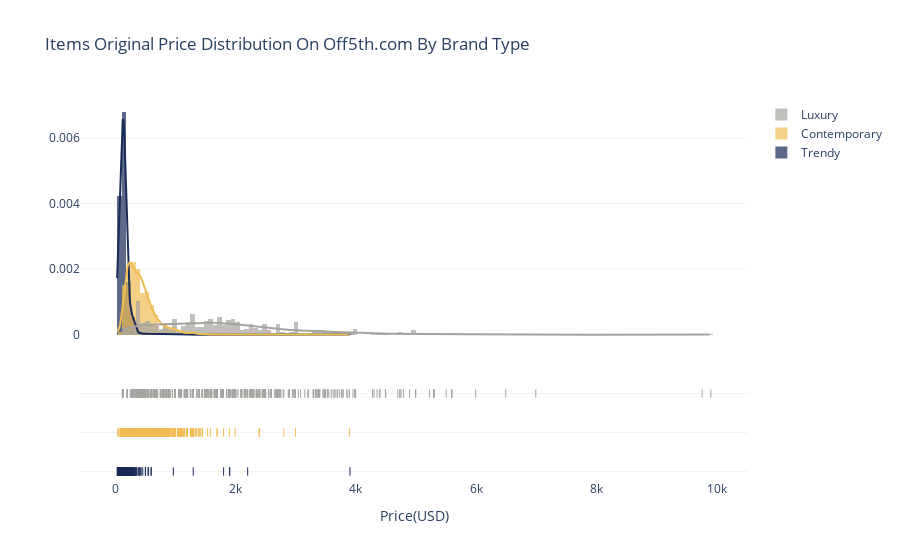

Notebook code for this chart:
### Code cell
import plotly.figure_factory as ff

contemporary = off5th_full.loc[off5th_full['brand_positioning']=='Contemporary']['original_price']
trendy = off5th_full.loc[off5th_full['brand_positioning']=='Trendy']['original_price']
luxury = off5th_full.loc[off5th_full['brand_positioning']=='Luxury']['original_price']

hist_data = [trendy, contemporary, luxury]
group_labels = ['Trendy', 'Contemporary', 'Luxury']
colors = ['rgb(25, 43, 87)', 'rgb(240, 188, 84)', 'rgb(166, 164, 161)']

fig = ff.create_distplot(hist_data, group_labels, bin_size=75, colors= colors)
fig.update_layout(title_text='Items Original Price Distribution On Off5th.com By Brand Type',plot_bgcolor='rgb(256, 256, 256)')
fig.update_xaxes(title_text = "Price(USD)")
fig.update_yaxes(showgrid=True, gridwidth=0.5, gridcolor='rgb(230, 230, 230)')

fig.show()

### Figure 1 — Plotly figure (JSON) as saved in the notebook; plotly's stock layout.template omitted (floating-point values rounded to 4 significant figures; data arrays with more than 128 entries replaced by an {"elided": "..."} marker saying what was removed)
{"data": [{"autobinx": false, "histnorm": "probability density", "legendgroup": "Trendy", "marker": {"color": "rgb(25, 43, 87)"}, "name": "Trendy", "opacity": 0.7, "type": "histogram", "x": {"elided": "1546 float values"}, "xaxis": "x", "xbins": {"end": 3900, "size": 75, "start": 29.99}, "yaxis": "y"}, {"autobinx": false, "histnorm": "probability density", "legendgroup": "Contemporary", "marker": {"color": "rgb(240, 188, 84)"}, "name": "Contemporary", "opacity": 0.7, "type": "histogram", "x": {"elided": "2849 float values"}, "xaxis": "x", "xbins": {"end": 3890, "size": 75, "start": 39.99}, "yaxis": "y"}, {"autobinx": false, "histnorm": "probability density", "legendgroup": "Luxury", "marker": {"color": "rgb(166, 164, 161)"}, "name": "Luxury", "opacity": 0.7, "type": "histogram", "x": {"elided": "716 float values"}, "xaxis": "x", "xbins": {"end": 9900, "size": 75, "start": 118}, "yaxis": "y"}, {"legendgroup": "Trendy", "marker": {"color": "rgb(25, 43, 87)"}, "mode": "lines", "name": "Trendy", "showlegend": false, "type": "scatter", "x": {"elided": "500 float values"}, "xaxis": "x", "y": {"elided": "500 float values"}, "yaxis": "y"}, {"legendgroup": "Contemporary", "marker": {"color": "rgb(240, 188, 84)"}, "mode": "lines", "name": "Contemporary", "showlegend": false, "type": "scatter", "x": {"elided": "500 float values"}, "xaxis": "x", "y": {"elided": "500 float values"}, "yaxis": "y"}, {"legendgroup": "Luxury", "marker": {"color": "rgb(166, 164, 161)"}, "mode": "lines", "name": "Luxury", "showlegend": false, "type": "scatter", "x": {"elided": "500 float values"}, "xaxis": "x", "y": {"elided": "500 float values"}, "yaxis": "y"}, {"legendgroup": "Trendy", "marker": {"color": "rgb(25, 43, 87)", "symbol": "line-ns-open"}, "mode": "markers", "name": "Trendy", "showlegend": false, "type": "scatter", "x": {"elided": "1546 float values"}, "xaxis": "x", "y": {"elided": "1546 str values"}, "yaxis": "y2"}, {"legendgroup": "Contemporary", "marker": {"color": "rgb(240, 188, 84)", "symbol": "line-ns-open"}, "mode": "markers", "name": "Contemporary", "showlegend": false, "type": "scatter", "x": {"elided": "2849 float values"}, "xaxis": "x", "y": {"elided": "2849 str values"}, "yaxis": "y2"}, {"legendgroup": "Luxury", "marker": {"color": "rgb(166, 164, 161)", "symbol": "line-ns-open"}, "mode": "markers", "name": "Luxury", "showlegend": false, "type": "scatter", "x": {"elided": "716 float values"}, "xaxis": "x", "y": {"elided": "716 str values"}, "yaxis": "y2"}], "layout": {"barmode": "overlay", "hovermode": "closest", "legend": {"traceorder": "reversed"}, "plot_bgcolor": "rgb(256, 256, 256)", "title": {"text": "Items Original Price Distribution On Off5th.com By Brand Type"}, "xaxis": {"anchor": "y2", "domain": [0, 1], "title": {"text": "Price(USD)"}, "zeroline": false}, "yaxis": {"anchor": "free", "domain": [0.35, 1], "gridcolor": "rgb(230, 230, 230)", "gridwidth": 0.5, "position": 0, "showgrid": true}, "yaxis2": {"anchor": "x", "domain": [0, 0.25], "dtick": 1, "gridcolor": "rgb(230, 230, 230)", "gridwidth": 0.5, "showgrid": true, "showticklabels": false}}}
